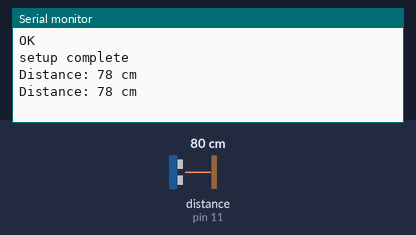
The sketch below on a simulated Arduino Uno, built with avr-gcc and run on an emulated ATmega328P. Parts: the last lines printed to the serial monitor. Wiring (inferred from the names in the program): ultrasonic range finder: trigger pin 12; echo pin 11. The inputs (shaded band) are chosen by the test bench; at power-on: distance to the obstacle (sensor on pin 11) 80 cm. The echo pulse lasts 58.3 µs per cm; the modem accepts every AT command (registered, SIM ready, sends succeed) and sends nothing else.

Above: at 1.2 s.
1.3 s: distance to the obstacle (sensor on pin 11) set to 2 cm
At 3.4 s:
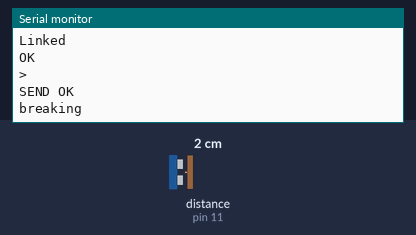
3.6 s: distance to the obstacle (sensor on pin 11) set to 4 cm
At 4.4 s:
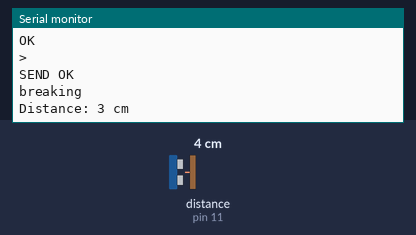
Timing chart, 0 to 6.6 s (numbered marks = the images above; inputs shaded):
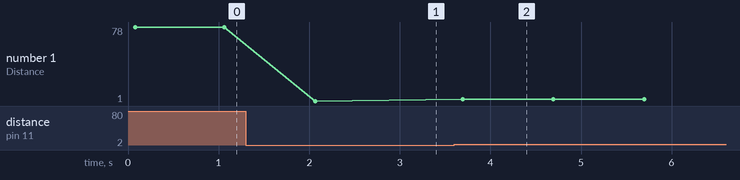

The sketch:

sketch_toast_notifier.ino
```cpp
#include <SoftwareSerial.h>
SoftwareSerial wifiSerial(2, 3);      // 2 to TX of ESP8266. 3 to RX of ESP8266

bool DEBUG = true;   //show more logs
int toast_distance_threshold = 10; //cm
int responseTime = 40; //communication timeout

#define trigPin 12
#define echoPin 11

long duration;
int distance;
unsigned long lastReadyTime; // millis() resets after 50 days TODO handle rollover

void setup()
{
  pinMode(trigPin, OUTPUT); // Sets the trigPin as an OUTPUT
  pinMode(echoPin, INPUT); // Sets the echoPin as an INPUT

  Serial.begin(9600);

  wifiSerial.begin(9600);
  sendToWifi("AT+CIPMUX=1",responseTime,DEBUG); // might not be needed (debugging red herring?)
  Serial.println("setup complete");
}

void loop()
{
  distance = distance_measure();
  if (distance <= toast_distance_threshold){
    unsigned long now = millis();
    if (lastReadyTime == 0 || (now - lastReadyTime) > 30000){ // 30s
      while (true){
        String fr = sendReadyReq();
        char final_response[fr.length()];
        fr.toCharArray(final_response, fr.length());
        if (fr.length() > 0 && final_response[0] == '\r'){
          Serial.println("breaking");
          break;
        }
        delay(100);
      }
      lastReadyTime = millis();
    }
  }
  delay(1000);
}

String sendReadyReq(){
  // can we use this instead https://github.com/jandrassy/WiFiEspAT/blob/master/examples/Basic/WebClient/WebClient.ino?
  Serial.println("sending ready req");
  sendToWifi("AT+CIPSTART=4,\"TCP\",\"kettle-on.com\",80",responseTime,DEBUG);
  delay(50);
  sendToWifi("AT+CIPSEND=4,77",responseTime,DEBUG);
  delay(50);
  sendToWifi("GET /ready/ HTTP/1.1",responseTime,DEBUG);
  delay(50);
  sendToWifi("Host: kettle-on.com",responseTime,DEBUG);
  delay(50);
  sendToWifi("Content-Type: application/json",responseTime,DEBUG);
  delay(50);
  String out = sendToWifi("",responseTime,DEBUG);
  return out;
}


// copy-pasted from https://create.arduino.cc/projecthub/imjeffparedes/add-wifi-to-arduino-uno-663b9e imjeffparades
/*
* Name: sendToWifi
* Description: Function used to send data to ESP8266.
* Params: command - the data/command to send; timeout - the time to wait for a response; debug - print to Serial window?(true = yes, false = no)
* Returns: The response from the esp8266 (if there is a reponse)
*/
String sendToWifi(String command, const int timeout, boolean debug){
  //Serial.println("sending:" + command);
  String response = "";
  wifiSerial.println(command); // send the read character to the esp8266
  long int time = millis();
  while( (time+timeout) > millis())
  {
    while(wifiSerial.available())
    {
    // The esp has data so display its output to the serial window
    char c = wifiSerial.read(); // read the next character.
    response+=c;
    }
  }
  if(debug)
  {
    Serial.println(response);
  }
  return response;
}

// copy-pasted from great example for hc-sr04 https://create.arduino.cc/projecthub/abdularbi17/ultrasonic-sensor-hc-sr04-with-arduino-tutorial-327ff6
int distance_measure(){
  digitalWrite(trigPin, LOW); // Clears the trigPin condition
  delayMicroseconds(2);

  // Sets the trigPin HIGH (ACTIVE) for 10 microseconds
  digitalWrite(trigPin, HIGH);
  delayMicroseconds(10);
  digitalWrite(trigPin, LOW);

  duration = pulseIn(echoPin, HIGH);  //s * 10^3
  // Calculating the distance
  distance = duration * 0.034 / 2; // Speed of sound wave divided by 2 (go and back)
  // Displays the distance on the Serial Monitor
  Serial.print("Distance: ");
  Serial.print(distance);
  Serial.println(" cm");
  return distance;
}
```

Measured:
- after the input at 1.3 s, the serial monitor: prints a new line after 0.77 s (image 1)
- after the input at 3.6 s, the serial monitor: prints a new line after 0.09 s (image 2)
- plotted number 1: 78 → 1 after the input at 1.3 s, 1 → 3 after the input at 3.6 s
